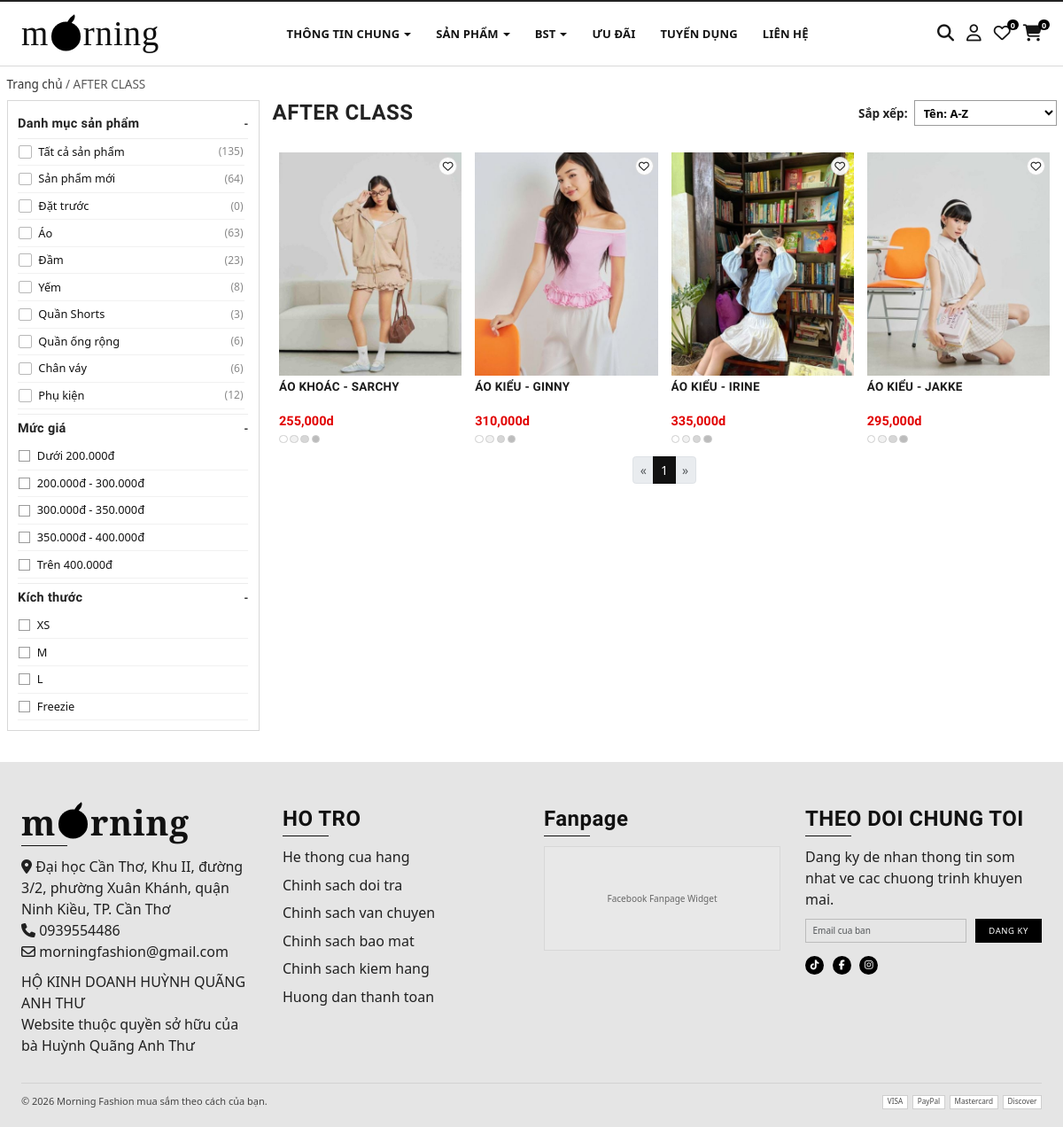
The app's page /public/after_class.php with its own data.
### tables this page shows
CREATE TABLE `products` (
  `pd_id` int(11) UNSIGNED NOT NULL,
  `pd_name` varchar(255) NOT NULL,
  `pd_price` varchar(255) NOT NULL,
  `pd_info` text NOT NULL,
  `pd_image` varchar(255) NOT NULL,
  `cat_id` int(11) UNSIGNED NOT NULL,
  `is_new` tinyint(1) NOT NULL DEFAULT 0,
  `pd_sizes` varchar(50) NOT NULL DEFAULT '',
  `pd_collection` varchar(50) NOT NULL DEFAULT ''
);

### src/partials/collection_page.php (the view, shortened to what the rows shown need)
<?php
require_once __DIR__ . '/../bootstrap.php';
$collectionDefinitions = require __DIR__ . '/../collection_definitions.php';
$collectionSlug = isset($collectionSlug) ? (string) $collectionSlug : 'tat-ca-san-pham';
$currentCollection = $collectionDefinitions[$collectionSlug] ?? $collectionDefinitions['tat-ca-san-pham'];
$productModel = new Product($PDO);
$limit = (isset($_GET['limit']) && is_numeric($_GET['limit'])) ? (int) $_GET['limit'] :100;
$page = (isset($_GET['page']) && is_numeric($_GET['page'])) ? (int) $_GET['page'] : 1;
$allowedSort = ['newest', 'name_asc', 'name_desc', 'price_asc', 'price_desc'];
$sort = isset($_GET['sort']) && in_array($_GET['sort'], $allowedSort, true)
    ? $_GET['sort']
    : ($currentCollection['defaultSort'] ?? 'newest');
$priceRangeMap = [
    'under_200' => [null, 200000],
    '200_300' => [200000, 300000],
    '300_350' => [300000, 350000],
    '350_400' => [350000, 400000],
    'over_400' => [400000, null],
];
$priceKey = (isset($_GET['price']) && isset($priceRangeMap[$_GET['price']])) ? $_GET['price'] : '';
$priceMin = $priceKey !== '' ? $priceRangeMap[$priceKey][0] : null;
$priceMax = $priceKey !== '' ? $priceRangeMap[$priceKey][1] : null;
$selectedCategory = $currentCollection['categoryId'] ?? -1;
$keywordTerms = $currentCollection['keywords'] ?? [];
$isNewOnly = !empty($currentCollection['isNew']);
$selectedCollectionCode = $currentCollection['collectionCode'] ?? null;
$allowedSizes = ['XS', 'M', 'L', 'Freezie'];
$selectedSize = (isset($_GET['size']) && in_array($_GET['size'], $allowedSizes, true)) ? $_GET['size'] : null;
$pageTitle = $currentCollection['title'];
$totalRecords = $productModel->count($selectedCategory, $priceMin, $priceMax, $keywordTerms, $isNewOnly, $selectedSize, $selectedCollectionCode);
$paginator = new Paginator(
    totalRecords: $totalRecords,
    recordsPerPage: $limit,
    currentPage: $page
);
$products = $productModel->paginate(
    $paginator->recordOffset,
    $paginator->recordsPerPage,
    $selectedCategory,
    $sort,
    $priceMin,
    $priceMax,
    $keywordTerms,
    $isNewOnly,
    $selectedSize,
    $selectedCollectionCode
);
include_once __DIR__ . '/header.php'
?>
<body>
    <div class="container catalog-page-v2">
        <div class="row g-4 catalog-layout">
            <div class="col-xl-9 col-lg-8">
                <div class="catalog-main-head">
                    <h1><?= html_escape($pageTitle) ?></h1>
                </div>
                <?php if (empty($products)) : ?>
                    <p class="favorite-empty">Hiện chưa có sản phẩm cho mục này.</p>
                <?php else : ?>
                    <div class="row catalog-product-grid">
                        <?php foreach ($products as $product) : ?>
                            <div class="col-xl-3 col-md-4 col-6">
                                <article
                                    class="catalog-card"
                                    data-product-id="<?= $product->getID() ?>"
                                    data-product-name="<?= html_escape($product->pd_name) ?>"
                                    data-product-price="<?= number_format((float) $product->pd_price) ?>d"
                                    data-product-image="<?= './uploads/' . html_escape($product->pd_image) ?>"
                                    data-product-link="detail_product.php?id=<?= $product->getID() ?>"
                                >
                                    <a href="detail_product.php?id=<?= $product->getID() ?>" class="catalog-card-link">
                                        <div class="catalog-thumb-wrap">
                                            <img src="<?= './uploads/' . html_escape($product->pd_image) ?>" alt="<?= html_escape($product->pd_name) ?>">
                                            <button type="button" class="wishlist-btn" aria-label="Thêm vào yêu thích" aria-pressed="false">
                                                <i class="fa-regular fa-heart"></i>
                                            </button>
                                        </div>
                                        <h3 class="catalog-card-title"><?= html_escape($product->pd_name) ?></h3>
                                        <p class="catalog-card-price"><?= number_format((float) $product->pd_price) ?>d</p>
                                        <div class="catalog-color-dots" aria-hidden="true">
                                            <span></span><span></span><span></span><span></span>
                                        </div>
                                    </a>
                                </article>
                            </div>
                        <?php endforeach; ?>
                    </div>
                <?php endif ?>
            </div>
        </div>
    </div>
</body>
</html>

### records on screen
products: pd_image (picture), pd_name "ÁO KHOÁC - SARCHY", pd_price "255,000"
products: pd_image (picture), pd_name "ÁO KIỂU - GINNY", pd_price "310,000"
products: pd_image (picture), pd_name "ÁO KIỂU - IRINE", pd_price "335,000"
products: pd_image (picture), pd_name "ÁO KIỂU - JAKKE", pd_price "295,000"

### other values on screen
$pageTitle "AFTER CLASS"
$sidebarCollection['title'] "Tất cả sản phẩm"
$collectionCount "135"
$sidebarCollection['title'] "Sản phẩm mới"
$collectionCount "64"
$sidebarCollection['title'] "Đặt trước"
$collectionCount "0"
$sidebarCollection['title'] "Áo"
$collectionCount "63"
$sidebarCollection['title'] "Đầm"
$collectionCount "23"
$sidebarCollection['title'] "Yếm"
$collectionCount "8"
$sidebarCollection['title'] "Quần Shorts"
$collectionCount "3"
